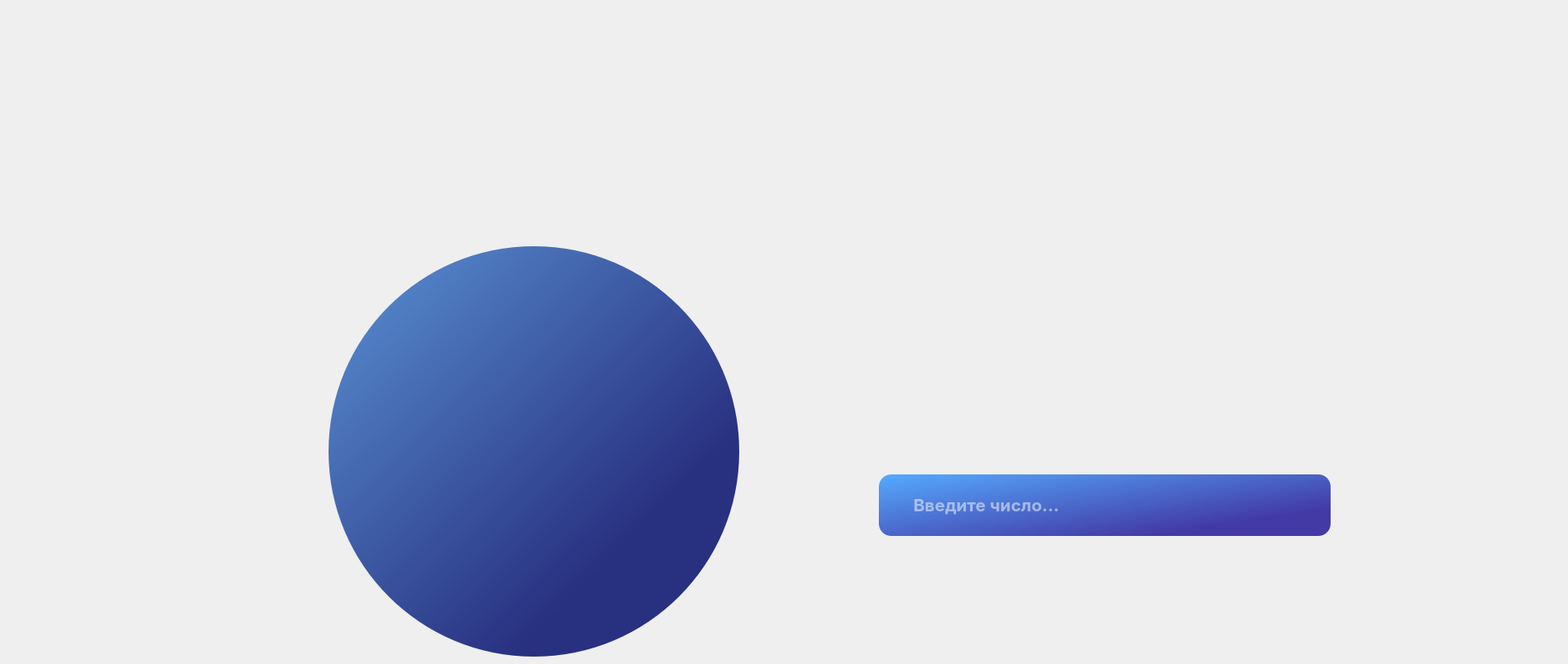
    <widget class="QWidget" name="Cache">
     <widget class="QPushButton" name="toMenuFromCache">
      <property name="geometry">
       <rect>
        <x>200</x>
        <y>100</y>
        <width>50</width>
        <height>50</height>
       </rect>
      </property>
      <property name="cursor">
       <cursorShape>PointingHandCursor</cursorShape>
      </property>
      <property name="styleSheet">
       <string notr="true">QPushButton{
position: absolute;
width: 50px;
height: 50px;
left: 200px;
top: 100px;
border-radius: 15px;
}</string>
      </property>
      <property name="text">
       <string/>
      </property>
      <property name="icon">
       <iconset>
        <normaloff>images/arrowToMenu.png</normaloff>images/arrowToMenu.png</iconset>
      </property>
      <property name="iconSize">
       <size>
        <width>50</width>
        <height>50</height>
       </size>
      </property>
      <property name="flat">
       <bool>true</bool>
      </property>
     </widget>
     <widget class="QPushButton" name="ButSave">
      <property name="geometry">
       <rect>
        <x>1549</x>
        <y>595</y>
        <width>41</width>
        <height>41</height>
       </rect>
      </property>
      <property name="cursor">
       <cursorShape>PointingHandCursor</cursorShape>
      </property>
      <property name="text">
       <string/>
      </property>
      <property name="icon">
       <iconset>
        <normaloff>images/saver.png</normaloff>images/saver.png</iconset>
      </property>
      <property name="iconSize">
       <size>
        <width>41</width>
        <height>41</height>
       </size>
      </property>
      <property name="flat">
       <bool>true</bool>
      </property>
     </widget>
     <widget class="QPushButton" name="CleanCache">
      <property name="geometry">
       <rect>
        <x>400</x>
        <y>300</y>
        <width>500</width>
        <height>500</height>
       </rect>
      </property>
      <property name="cursor">
       <cursorShape>PointingHandCursor</cursorShape>
      </property>
      <property name="styleSheet">
       <string notr="true">QPushButton{
position: absolute;
border-radius: 250px;
min-height: 500px;
max-height: 500px;
min-width: 500px;
max-width: 500px;
background:qlineargradient(spread:pad, x1:0, y1:0, x2:0.721348, y2:0.734, stop:0 rgba(74, 137, 211, 0.9), stop:1 rgba(18, 27, 116, 0.9));

}
QPushButton:pressed{
background:qlineargradient(spread:pad, x1:0, y1:0, x2:0.721348, y2:0.734, stop:0 rgba(79, 85, 142, 255), stop:1 rgba(67, 58, 166, 255))
}

</string>
      </property>
      <property name="text">
       <string/>
      </property>
      <property name="icon">
       <iconset>
        <normaloff>images/cleanCache.png</normaloff>images/cleanCache.png</iconset>
      </property>
      <property name="iconSize">
       <size>
        <width>377</width>
        <height>120</height>
       </size>
      </property>
      <property name="checkable">
       <bool>false</bool>
      </property>
      <property name="flat">
       <bool>true</bool>
      </property>
     </widget>
     <widget class="QLabel" name="miniLogo2">
      <property name="geometry">
       <rect>
        <x>1570</x>
        <y>100</y>
        <width>150</width>
        <height>150</height>
       </rect>
      </property>
      <property name="text">
       <string/>
      </property>
      <property name="pixmap">
       <pixmap>images/smallLogo.png</pixmap>
      </property>
     </widget>
     <widget class="QLabel" name="textChoosePeriod">
      <property name="geometry">
       <rect>
        <x>1070</x>
        <y>490</y>
        <width>538</width>
        <height>38</height>
       </rect>
      </property>
      <property name="font">
       <font>
        <family>SF Pro Display</family>
        <pointsize>24</pointsize>
        <weight>75</weight>
        <bold>true</bold>
       </font>
      </property>
      <property name="cursor">
       <cursorShape>SizeVerCursor</cursorShape>
      </property>
      <property name="text">
       <string/>
      </property>
      <property name="pixmap">
       <pixmap>images/choosePeriod.png</pixmap>
      </property>
      <property name="scaledContents">
       <bool>false</bool>
      </property>
     </widget>
     <widget class="QLineEdit" name="historyDate">
      <property name="geometry">
       <rect>
        <x>1070</x>
        <y>578</y>
        <width>550</width>
        <height>75</height>
       </rect>
      </property>
      <property name="font">
       <font>
        <family>SF Pro Display</family>
        <pointsize>16</pointsize>
        <weight>75</weight>
        <bold>true</bold>
       </font>
      </property>
      <property name="styleSheet">
       <string notr="true">QLineEdit {
position: absolute;
width: 550px;
height: 75px;
left: calc(50% - 550px/2 + 385px);
top: 578px;
padding-left: 40px;
padding-right: 80px;

background-color:qlineargradient(spread:pad, x1:0, y1:0, x2:0.826, y2:0.745364, stop:0 rgba(85, 170, 255, 255), stop:1 rgba(67, 58, 166, 255));
border-radius: 15px;

color: #FFFFFF;
}</string>
      </property>
      <property name="frame">
       <bool>false</bool>
      </property>
      <property name="placeholderText">
       <string>Введите число...</string>
      </property>
      <property name="clearButtonEnabled">
       <bool>false</bool>
      </property>
     </widget>
     <widget class="QPushButton" name="ExitCache">
      <property name="geometry">
       <rect>
        <x>1860</x>
        <y>20</y>
        <width>40</width>
        <height>40</height>
       </rect>
      </property>
      <property name="cursor">
       <cursorShape>PointingHandCursor</cursorShape>
      </property>
      <property name="styleSheet">
       <string notr="true">QPushButton{
border-radius: 1px
}</string>
      </property>
      <property name="text">
       <string/>
      </property>
      <property name="icon">
       <iconset>
        <normaloff>images/cross-svgrepo-com.svg</normaloff>images/cross-svgrepo-com.svg</iconset>
      </property>
      <property name="iconSize">
       <size>
        <width>40</width>
        <height>40</height>
       </size>
      </property>
      <property name="flat">
       <bool>true</bool>
      </property>
     </widget>
     <zorder>toMenuFromCache</zorder>
     <zorder>CleanCache</zorder>
     <zorder>miniLogo2</zorder>
     <zorder>textChoosePeriod</zorder>
     <zorder>historyDate</zorder>
     <zorder>ButSave</zorder>
     <zorder>ExitCache</zorder>
    </widget>
